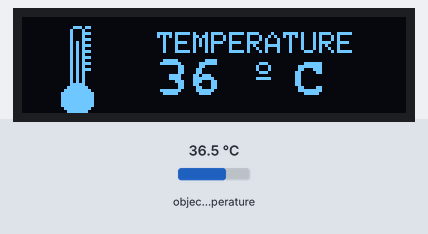
This sketch was run on a simulated Arduino Uno, built with avr-gcc and run on an emulated ATmega328P. Parts: 128×32 one-colour display. The inputs (shaded band) are chosen by the test bench; at power-on: object temperature 36.5 °C.

Above: at 1.3 s.
1.4 s: object temperature set to 20 °C
At 1.8 s:
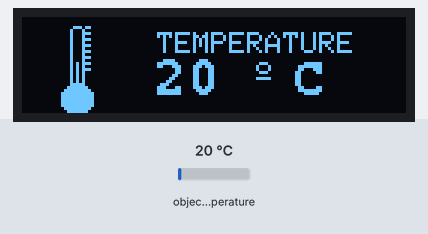
2.9 s: object temperature set to 26 °C
At 4.0 s:
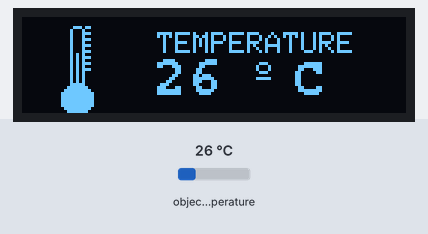
4.4 s: object temperature set to 32 °C
At 5.1 s:
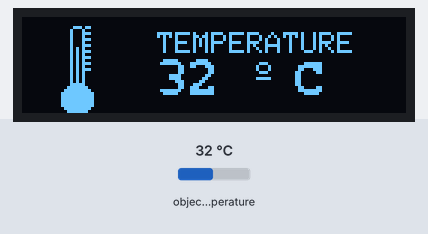
Timing chart, 0 to 7.4 s (numbered marks = the images above; inputs shaded):
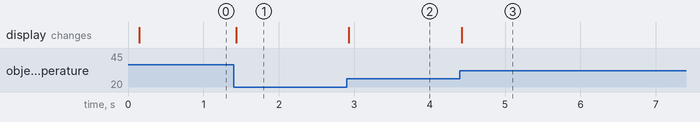

Measured:
- after the input at 1.4 s, the display: changes at once (image 1)
- after the input at 2.9 s, the display: changes at once (image 2)
- after the input at 4.4 s, the display: changes at once (image 3)

The sketch:

tempandoled.ino
```cpp
#include <Wire.h>
#include <Adafruit_GFX.h>       // Include core graphics library for the display
#include <Adafruit_SSD1306.h>   // Include Adafruit_SSD1306 library to drive the display
#include <Fonts/FreeMonoBold9pt7b.h>  // Add a custom font
#include <Adafruit_MLX90614.h>  //for infrared thermometer

#define SCREEN_WIDTH 128 // OLED display width, in pixels
#define SCREEN_HEIGHT 32 // OLED display height, in pixels
#define OLED_RESET -1

Adafruit_SSD1306 display(SCREEN_WIDTH, SCREEN_HEIGHT, &Wire, OLED_RESET);

Adafruit_MLX90614 mlx = Adafruit_MLX90614();  //for infrared thermometer
int temp;  // Create a variable to have something dynamic to show on the display

void setup()
{
  delay(100);  // This delay is needed to let the display to initialize
  display.begin(SSD1306_SWITCHCAPVCC, 0x3C);  // Initialize display with the I2C address of 0x3C
  display.clearDisplay();  // Clear the buffer
  display.setTextColor(WHITE);  // Set color of the text
  mlx.begin();  //start infrared thermometer
}

void loop()
{
  temp++;  // Increase value for testing
  if(temp > 43)  // If temp is greater than 150
  {
    temp = 0;  // Set temp to 0
  }

  temp = mlx.readObjectTempC(); //comment this line if you want to test

  display.clearDisplay();  // Clear the display so we can refresh

  // Print text:
  display.setFont();
  display.setCursor(45,5);  // (x,y)
  display.println("TEMPERATURE");  // Text or value to print

  // Print temperature
  char string[10];  // Create a character array of 10 characters
  // Convert float to a string:
  dtostrf(temp, 4, 0, string);  // (variable, no. of digits we are going to use, no. of decimal digits, string name)

  display.setFont(&FreeMonoBold9pt7b);  // Set a custom font
  display.setCursor(22,25);  // (x,y)
  display.println(string);  // Text or value to print
  display.setCursor(90,25);  // (x,y)
  display.println("C");  // Text or value to print
  display.setFont();
  display.setCursor(78,15);  // (x,y)
  display.cp437(true);
  display.write(167);

  // Draw a filled circle:
    display.fillCircle(18, 27, 5, WHITE); // Draw filled circle (x,y,radius,color). X and Y are the coordinates for the center point

  // Draw rounded rectangle:
   display.drawRoundRect(16, 3, 5, 24, 2, WHITE); // Draw rounded rectangle (x,y,width,height,radius,color)

   // It draws from the location to down-right
    // Draw ruler step

   for (int i = 3; i<=18; i=i+2){
    display.drawLine(21, i, 22, i, WHITE);  // Draw line (x0,y0,x1,y1,color)
  }

  //Draw temperature
  temp = temp*0.43; //ratio for show
  display.drawLine(18, 23, 18, 23-temp, WHITE);  // Draw line (x0,y0,x1,y1,color)

  display.display();  // Print everything we set previously
}
```
